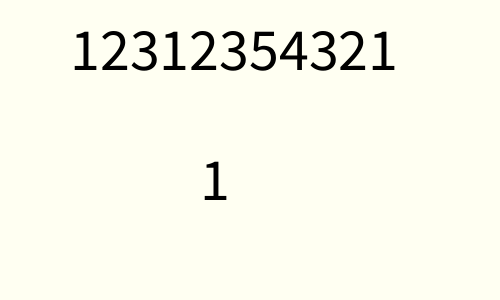
Frame 1 (no input)
Frame 60 (the mouse pressed at the canvas centre just before this capture): identical to frame 1, image omitted
Frame 120 (the mouse held since frame 60 and released just before this capture): identical to frame 1, image omitted

The Processing sketch that drew this single still picture (run headless with seeded random() and noise(); from frame 60 on, the mouse is pressed at the canvas centre):

// Processing sketch: week13_7_String_charAt_keyCode_mod
// ── week13_7_String_charAt_keyCode_mod.pde
//很長的字串、跑馬燈
String line = "12312354321";
void setup(){
  size(500, 300);
}
int lineI = 0;
void draw(){
  background(#FFFFF2);
  fill(0);
  textSize(60);
  text(line, 70,70);
  text( line.charAt(lineI), 200, 200);
}
void keyPressed(){
  if(keyCode==RIGHT) lineI = (lineI + 1) % line.length();
}
